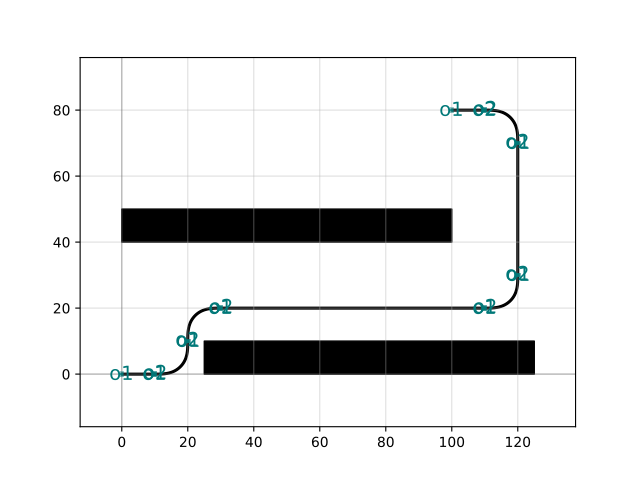

The Python source for this figure:
import gdsfactory as gf

c = gf.Component("get_route_from_steps_sample")
w = gf.components.straight()
left = c << w
right = c << w
right.move((100, 80))

obstacle = gf.components.rectangle(size=(100, 10), port_type=None)
obstacle1 = c << obstacle
obstacle2 = c << obstacle
obstacle1.ymin = 40
obstacle2.xmin = 25

p1 = left.ports['o2']
p2 = right.ports['o2']
route = gf.routing.get_route_from_steps(
    port1=p1,
    port2=p2,
    steps=[
        {"x": 20},
        {"y": 20},
        {"x": 120},
        {"y": 80},
    ],
)
c.add(route.references)
c.plot()
c.show()
